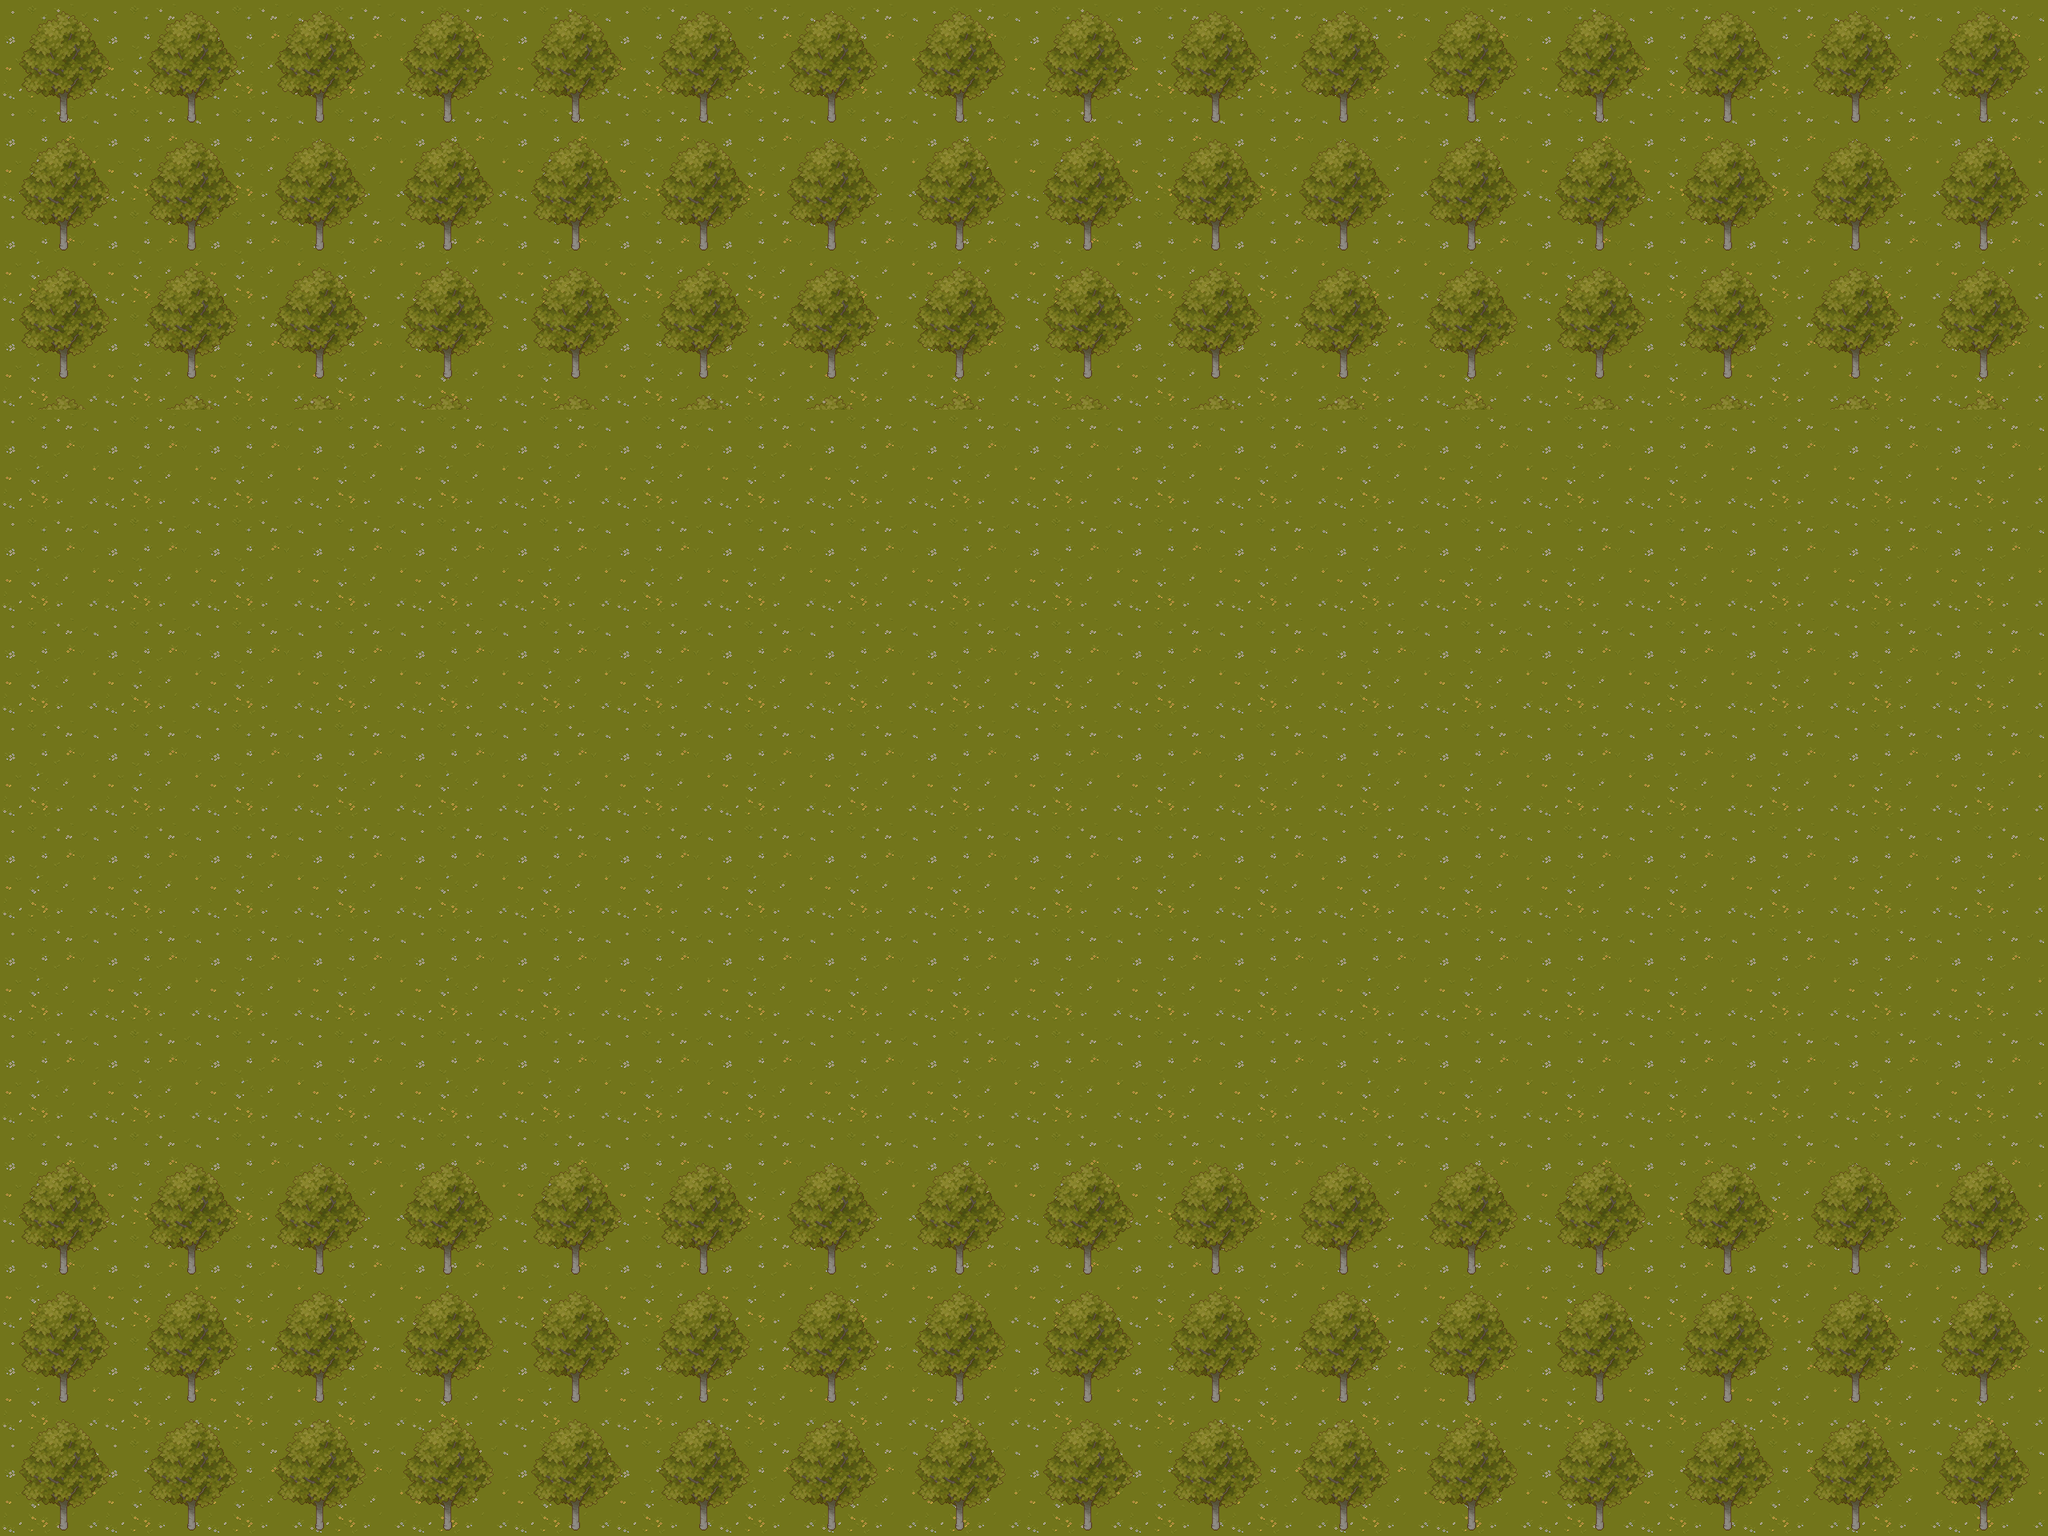

Rendered tile map (Tiled .tmx) drawn with the repository's tilesets; below, a short description and the map source with its tile grids summarised:
An orthogonal 80x60 tile map with 32x32 px tiles, 2 tile layers (chão, arvore), 5 tilesets.

<map version="1.5" tiledversion="2021.03.23" orientation="orthogonal" renderorder="right-down" width="80" height="60" tilewidth="32" tileheight="32" infinite="0" nextlayerid="5" nextobjectid="1">
 <tileset firstgid="1" source="TX Tileset Grass.tsx" />
 <tileset firstgid="65" source="TX Struct.tsx" />
 <tileset firstgid="321" source="TX Props.tsx" />
 <tileset firstgid="577" source="TX Tileset Stone Ground.tsx" />
 <tileset firstgid="641" name="TX Plant" tilewidth="32" tileheight="32" tilecount="256" columns="16">
  <image source="Texture/TX Plant.png" width="512" height="512" />
 </tileset>
 <layer id="1" name="chão" width="80" height="60">
  <data>[4800 cells, 4800 non-empty, 16 distinct tile ids]</data>
 </layer>
 <layer id="4" name="arvore" width="80" height="60">
  <data>[4800 cells, 2480 non-empty, 25 distinct tile ids]</data>
 </layer>
</map>
